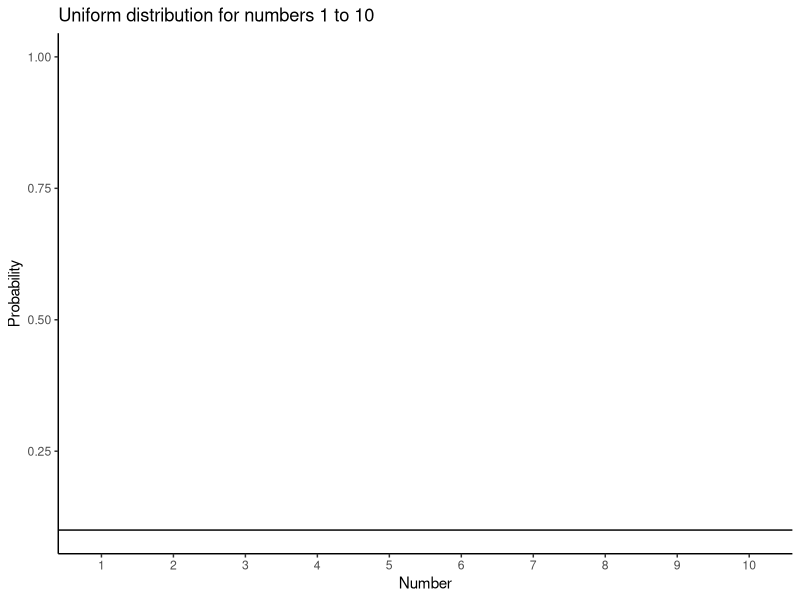
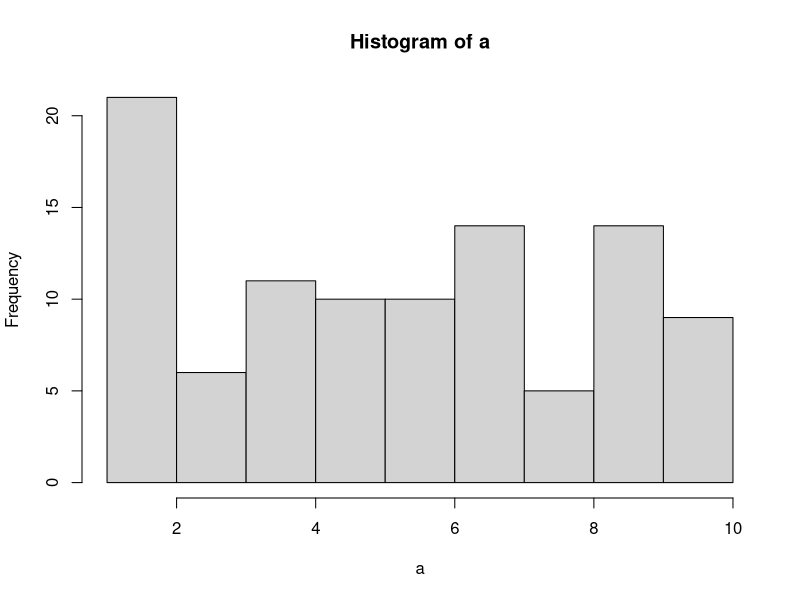
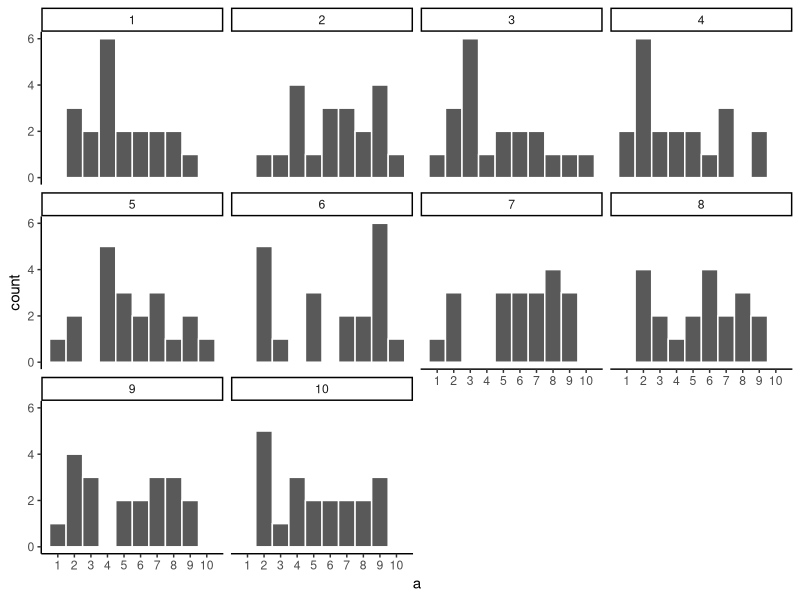

Reproduce these figures in R, in order. (Note: this script raises an error after producing the figures.)
## ---- chunk 1
library(ggplot2)
library(dplyr)

df<-data.frame(a=1:10,b=seq(.1,1,.1))
df$a<-as.factor(df$a)

ggplot(df,aes(x=a,y=b))+
  geom_point(color="white")+
  geom_hline(yintercept=.1)+
  theme_classic()+
  ylab("Probability")+
  xlab("Number")+
  ggtitle("Uniform distribution for numbers 1 to 10")


## ---- chunk 2
a<-matrix(round(runif(100,1,10)),ncol=10)
knitr::kable(a)
## ---- chunk 3
hist(a)
## ---- chunk 4
a<-round(runif(20*10,1,10))
df<-data.frame(a,sample=rep(1:10,each=20))

ggplot(df,aes(x=a))+
  geom_histogram(bins=10, color="white")+
  facet_wrap(~sample)+
  theme_classic()+
  scale_x_continuous(breaks=seq(1,10,1))

## ---- chunk 5
knitr::include_graphics(path="gifs/sampleUnifExpected-1.gif")
## ---- chunk 6
a<-round(runif(20*2,1,10))
df<-data.frame(a,sample=rep(1:2,each=20))

ggplot(df,aes(x=a))+
  geom_histogram(bins=10, color="white")+
  facet_wrap(~sample)+
  theme_classic()+
  scale_x_continuous(breaks=seq(1,10,1))

## ---- chunk 7
a<-sample(1:10,100*10,replace=T)
df<-data.frame(a,sample=rep(1:10,each=100))

ggplot(df,aes(x=a))+
  geom_histogram(bins=10, color="white")+
  facet_wrap(~sample)+
  theme_classic()+
  ylim(0,20)+
  scale_x_continuous(breaks=seq(1,10,1))

## ---- chunk 8
a<-sample(1:10,1000*10,replace=T)
df<-data.frame(a,sample=rep(1:10,each=1000))

ggplot(df,aes(x=a))+
 geom_histogram(bins=10, color="white")+
  facet_wrap(~sample)+
  theme_classic()+
  ylim(0,200)+
  scale_x_continuous(breaks=seq(1,10,1))

## ---- chunk 9
a<-sample(1:10,100000*10,replace=T)
df<-data.frame(a,sample=rep(1:10,each=100000))

ggplot(df,aes(x=a))+
  geom_histogram(bins=10, color="white")+
  facet_wrap(~sample)+
  theme_classic()+
  ylim(0,20000)+
  scale_x_continuous(breaks=seq(1,10,1))

## ---- chunk 10
a<-c(sample(1:10,20,replace=T),round(rnorm(20,5,2.5)))
df<-data.frame(a,sample=rep(1:2,each=20))

ggplot(df,aes(x=a))+
  geom_histogram(bins=10, color="white")+
  facet_wrap(~sample)+
  theme_classic()+
  scale_x_continuous(breaks=seq(1,10,1))

## ---- chunk 11
a<-c(sample(1:10,1000,replace=T),round(rnorm(1000,5,1.25)))
df<-data.frame(a,sample=rep(1:2,each=1000))

ggplot(df,aes(x=a))+
  geom_histogram(bins=10, color="white")+
  facet_wrap(~sample)+
  theme_classic()+
  scale_x_continuous(breaks=seq(0,10,1))

## ---- chunk 12
hand<-rep(c("left","right"),each=10)
gumball<-rbinom(20,1,.5)
df<-data.frame(hand,gumball)

knitr::kable(df)
## ---- chunk 13
sum_df<-aggregate(gumball~hand,df,sum)
ggplot(sum_df,aes(x=hand,y=gumball))+
  geom_bar(stat="identity")+
  theme_classic()
  
## ---- chunk 14
hand<-rep(rep(c("left","right"),each=10),10)
experiment<-rep(1:10,each=20)
gumball<-rbinom(20*10,1,.5)
df<-data.frame(experiment,hand,gumball)
sum_df<-aggregate(gumball~experiment*hand,df,sum)
ggplot(sum_df,aes(x=hand,y=gumball))+
  geom_bar(stat="identity")+
  theme_classic()+
  facet_wrap(~experiment)

## ---- chunk 15
differences<-sum_df[sum_df$hand =="left",]$gumball-
  sum_df[sum_df$hand =="right",]$gumball

dif_df<-data.frame(experiment=c(1:10),differences)
dif_df$experiment<-as.factor(dif_df$experiment)

ggplot(dif_df,aes(y=differences,x=experiment))+
  geom_bar(stat="identity")+
  theme_classic()+
  ylab("differences")
## ---- chunk 16
hand<-rep(rep(c("left","right"),each=10),100)
experiment<-rep(1:100,each=20)
gumball<-rbinom(20*100,1,.5)
df<-data.frame(experiment,hand,gumball)
sum_df<-aggregate(gumball~experiment*hand,df,sum)

differences<-sum_df[sum_df$hand =="left",]$gumball-
  sum_df[sum_df$hand =="right",]$gumball

dif_df<-data.frame(experiment=c(1:100),differences)
dif_df$experiment<-as.factor(dif_df$experiment)

ggplot(dif_df,aes(y=differences,x=experiment))+
  geom_bar(stat="identity")+
  theme_classic()+
  ylab("differences")
## ---- chunk 17
hand<-rep(rep(c("left","right"),each=10),10000)
experiment<-rep(1:10000,each=20)
gumball<-rbinom(20*10000,1,.5)
df<-data.frame(experiment,hand,gumball)
sum_df<-aggregate(gumball~experiment*hand,df,sum)

differences<-sum_df[sum_df$hand =="left",]$gumball-
  sum_df[sum_df$hand =="right",]$gumball

hist(differences,breaks=seq(-10,10,1))
## ---- chunk 18
difference<-length(10000)
for(i in 1:10000){
  difference[i]<-mean(rnorm(20,100,15)-rnorm(20,100,15))
}
plot_df<-data.frame(sim=1:10000,difference)
ggplot(plot_df,aes(x=difference))+
  geom_histogram(bins=100, color="white")+
  theme_classic()+
  ggtitle("Histogram of mean differences between two samples (n=10) \n
          both drawn from the same normal distribution (u=100, sd=20")+
  xlab("mean difference")

## ---- chunk 19
min(difference)
## ---- chunk 20
max(difference)
## ---- chunk 21
ggplot(plot_df,aes(x=difference))+
  annotate("rect", xmin=min(difference), xmax=max(difference), ymin=0, ymax=Inf, alpha=0.5, fill="red") +
  geom_rect(aes(xmin=-Inf, xmax=min(difference), ymin=0, ymax=Inf), alpha=.5, fill="lightgreen")+
  geom_rect(aes(xmin=max(difference), xmax=Inf, ymin=0, ymax=Inf), alpha=.5, fill="lightgreen")+
  geom_histogram(bins=50, color="white")+
  theme_classic()+
  geom_vline(xintercept = min(difference))+
  geom_vline(xintercept = max(difference))+
  ggtitle("Histogram of mean differences between two samples (n=10) \n
          both drawn from the same normal distribution (u=100, sd=20)")+
  xlim(-30,30)+
  geom_label(data = data.frame(x = 0, y = 250, label = "CHANCE"), aes(x = x, y = y, label = label))+
  geom_label(data = data.frame(x = -25, y = 250, label = "NOT \n CHANCE"), aes(x = x, y = y, label = label))+
  geom_label(data = data.frame(x = 25, y = 250, label = "NOT \n CHANCE"), aes(x = x, y = y, label = label))+
  geom_label(data = data.frame(x = min(difference), y = 750, 
                               label = paste0("min \n",round(min(difference)))), 
                               aes(x = x, y = y, label = label))+
   geom_label(data = data.frame(x = max(difference), y = 750, 
                               label = paste0("max \n",round(max(difference)))), 
                               aes(x = x, y = y, label = label))+
  xlab("mean difference")
  
  

## ---- chunk 22
ggplot(plot_df,aes(x=difference))+
 # annotate("rect", xmin=min(difference), xmax=max(difference), ymin=0, ymax=Inf, alpha=0.5, fill="red") +
  annotate("rect", xmin=min(difference), xmax=min(difference)+10, ymin=0, ymax=Inf, alpha=0.7, fill="light grey") +
  annotate("rect", xmin=max(difference)-10, xmax=max(difference), ymin=0, ymax=Inf, alpha=0.7, fill="light grey") +
  geom_rect(aes(xmin=-Inf, xmax=min(difference), ymin=0, ymax=Inf), alpha=.5, fill="lightgreen")+
  geom_rect(aes(xmin=max(difference), xmax=Inf, ymin=0, ymax=Inf), alpha=.5, fill="lightgreen")+
  geom_histogram(bins=50, color="white", aes(fill=..count..))+
  theme_classic()+
  geom_vline(xintercept = min(difference))+
  geom_vline(xintercept = max(difference))+
   geom_vline(xintercept = min(difference)+10)+
  geom_vline(xintercept = max(difference)-10)+
  ggtitle("Histogram of mean differences between two samples (n=10) \n
          both drawn from the same normal distribution (u=100, sd=20)")+
  xlim(-30,30)+
  geom_label(data = data.frame(x = 0, y = 250, label = "CHANCE"), aes(x = x, y = y, label = label))+
  geom_label(data = data.frame(x = -25, y = 250, label = "NOT \n CHANCE"), aes(x = x, y = y, label = label))+
  geom_label(data = data.frame(x = 25, y = 250, label = "NOT \n CHANCE"), aes(x = x, y = y, label = label))+
  geom_label(data = data.frame(x = min(difference), y = 750, 
                               label = paste0("min \n",round(min(difference)))), 
                               aes(x = x, y = y, label = label))+
   geom_label(data = data.frame(x = max(difference), y = 750, 
                               label = paste0("max \n",round(max(difference)))), 
                               aes(x = x, y = y, label = label))+
  geom_label(data = data.frame(x = -15, y = 250, 
                               label = "?"), 
                               aes(x = x, y = y, label = label))+
   geom_label(data = data.frame(x = 15, y = 250, 
                               label = "?"), 
                               aes(x = x, y = y, label = label))+
  xlab("mean difference")
  
  

## ---- chunk 23

all_df<-data.frame()
for(sims in 1:10000){
  for(n in c(20,40,80,160)){
    sample<-mean(rnorm(n,100,20)-rnorm(n,100,20))
    t_df<-data.frame(sims=sims,
                     sample,
                     sample_size=n
                     )
    all_df<-rbind(all_df,t_df)
  }
}


ggplot(all_df, aes(x=sample))+
  geom_histogram(bins=50, color="white")+
  facet_wrap(~sample_size)+xlim(-30,30)+
  theme_classic()+ggtitle("Sampling distribution of mean differences \n
                          by sample size")+
  ylab("Counts")+
  xlab("Mean Difference")
  
## ---- chunk 24
#library(plyr)
#the_range<-ddply(all_df,.(sample_size), summarize, smallest=min(sample),
#                                                  biggest=max(sample))
the_range <- all_df %>%
  group_by(sample_size) %>%
  summarize(smallest=min(sample),
            biggest=max(sample))

knitr::kable(the_range)
## ---- chunk 25
all_df<-data.frame()
for(sims in 1:1000){
  for(n in seq(10,300,10)){
    sample<-mean(rnorm(n,100,20)-rnorm(n,100,20))
    t_df<-data.frame(sims=sims,
                     sample,
                     sample_size=n
                     )
    all_df<-rbind(all_df,t_df)
  }
}

#the_range<-ddply(all_df,.(sample_size), summarize, smallest=min(sample),
#                                                  biggest=max(sample))

the_range <- all_df %>%
  group_by(sample_size) %>%
  summarize(smallest=min(sample),
            biggest=max(sample))


ggplot(the_range, aes(x=sample_size,y=smallest))+
  geom_point()+
  geom_line()+
  geom_point(aes(x=sample_size,y=biggest))+
  geom_line(aes(x=sample_size,y=biggest))+
  geom_hline(yintercept=0)+
  theme_classic()+ggtitle("Maximum and minimum mean differences \n
                          as a function of sample_size")+
  ylab("Most extreme mean difference")+
  xlab("Sample Size")

## ---- chunk 26

gum<-round(runif(20,70,100))
no_gum<-round(runif(20,40,90))

gum_df<-data.frame(student=seq(1:20),gum,no_gum)

gum_df <- gum_df %>%
  rbind(c("Sums",colSums(gum_df[,2:3]))) %>%
  rbind(c("Means",colMeans(gum_df[,2:3])))
knitr::kable(gum_df)

## ---- chunk 27
gum_df_small<-gum_df[1:5,]
gum_df_small$gum<-as.numeric(gum_df_small$gum)
gum_df_small$no_gum<-as.numeric(gum_df_small$no_gum)

gum_df_small <- gum_df_small %>%
  rbind(c("Sums",colSums(gum_df_small[,2:3]))) %>%
  rbind(c("Means",colMeans(gum_df_small[,2:3])))
knitr::kable(gum_df_small)

## ---- chunk 28
all_scores       <- c(gum[1:5],no_gum[1:5])
randomize_scores <- sample(all_scores)
new_gum          <- randomize_scores[1:5]
new_no_gum       <- randomize_scores[6:10]
print(new_gum)
print(new_no_gum)
## ---- chunk 29
gum_df_small<-gum_df[1:5,]
gum_df_small$gum<-as.numeric(gum_df_small$gum)
gum_df_small$no_gum<-as.numeric(gum_df_small$no_gum)

all_scores       <- c(gum[1:5],no_gum[1:5])
randomize_scores <- sample(all_scores)
gum2          <- randomize_scores[1:5]
no_gum2       <- randomize_scores[6:10]

gum_df_small <-cbind(gum_df_small,gum2,no_gum2)

all_scores       <- c(gum[1:5],no_gum[1:5])
randomize_scores <- sample(all_scores)
gum3          <- randomize_scores[1:5]
no_gum3       <- randomize_scores[6:10]

gum_df_small <-cbind(gum_df_small,gum3,no_gum3)

gum_df_small <- gum_df_small %>%
  rbind(c("Sums",colSums(gum_df_small[,2:7]))) %>%
  rbind(c("Means",colMeans(gum_df_small[,2:7])))
knitr::kable(gum_df_small)

## ---- chunk 30
knitr::include_graphics(path="gifs/randomizationTest-1.gif")
## ---- chunk 31

mean_differences<-length(10000)
for(i in 1:10000){
  all<-sample(c(gum,no_gum))
  mean_differences[i]<-mean(all[1:20])-mean(all[21:40])
}

rand_df <- data.frame(sims=1:10000,mean_differences)

ggplot(rand_df,aes(x=mean_differences))+
  geom_histogram(color="white")+
  theme_classic()+
  geom_vline(color="blue",xintercept=(mean(gum)-mean(no_gum)))


## ---- chunk 32

ggplot(rand_df,aes(x=mean_differences))+
  geom_histogram(color="white")+
  theme_classic()+
  geom_vline(color="blue",xintercept=10)+
  geom_vline(color="red",xintercept=5)


